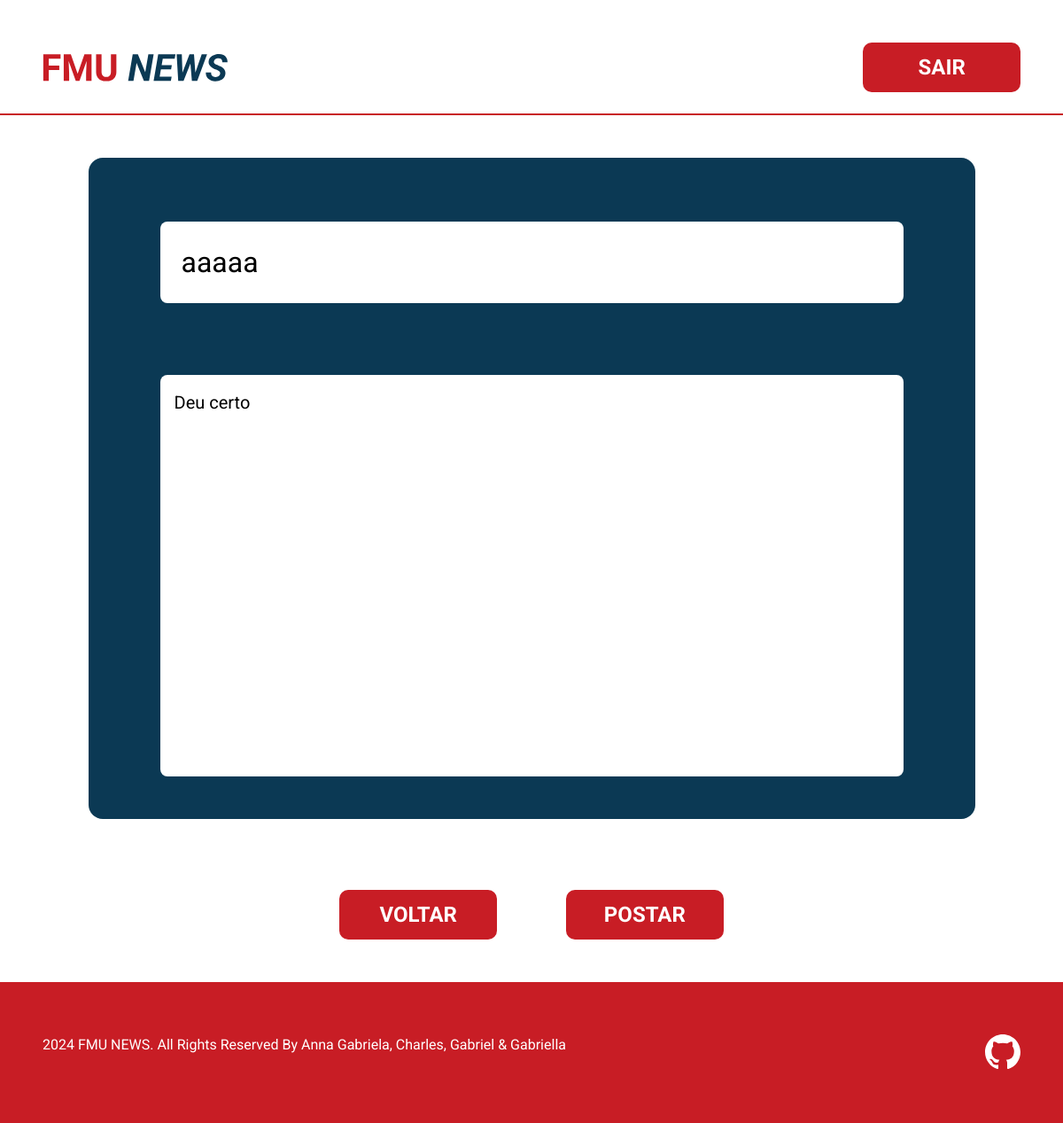
The page /editar.php?id_post=1 on the database as committed earlier.
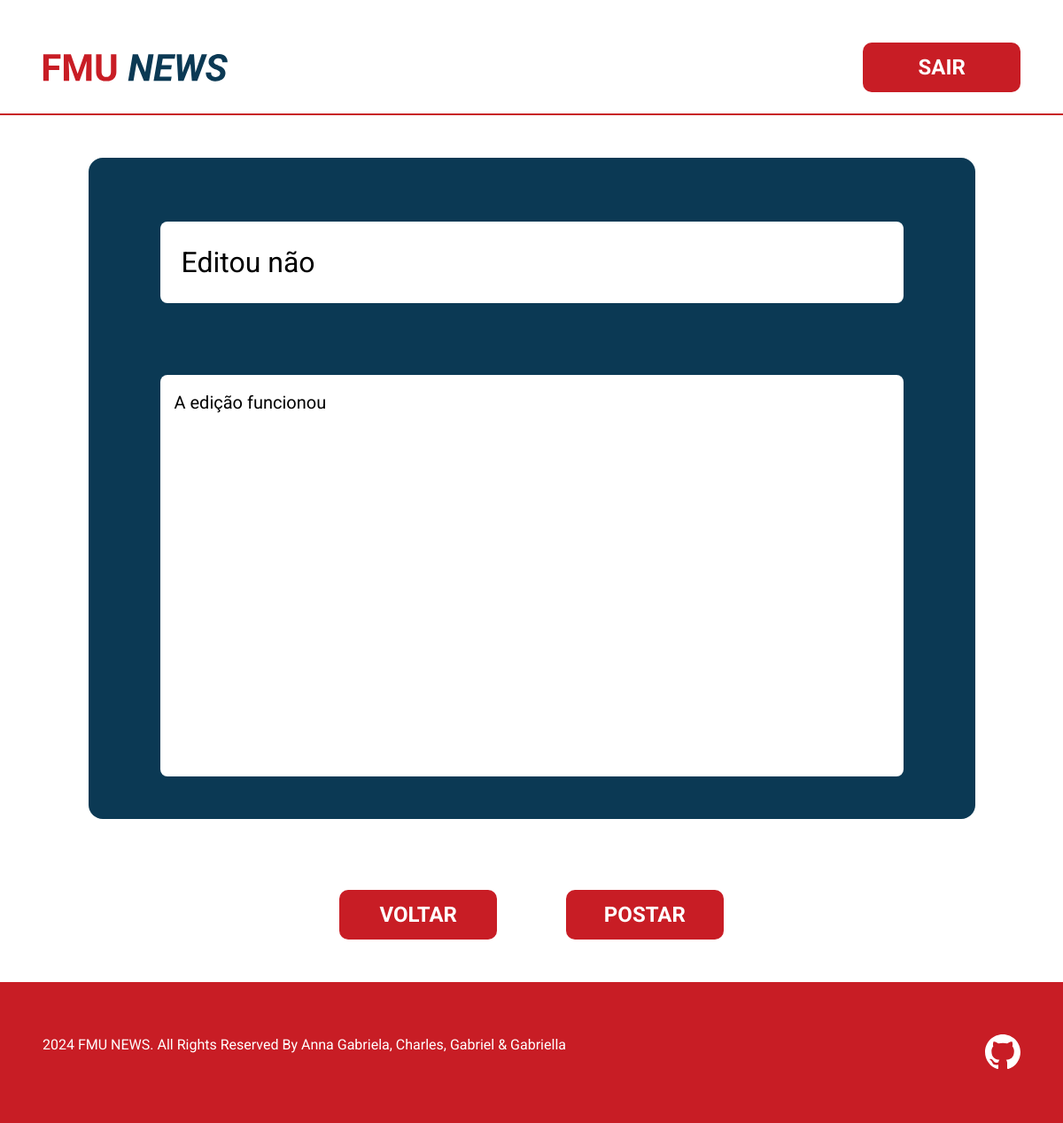
The same page on the database as committed later.
### tables this page shows
CREATE TABLE `post` (
  `id_post` int(11) NOT NULL,
  `postagem` text NOT NULL,
  `id_cliente` int(11) NOT NULL,
  `titulo` varchar(200) NOT NULL
);

### editar.php (the view, shortened to what this page needs)
<?php
    include_once 'conexao.php';
    $id =  isset($_GET['id_post']) ? ($_GET['id_post']) : 0;
    $select = $con -> prepare('SELECT * FROM post WHERE id_post=?');
    $select -> execute([$id]);
    $resultado = $select -> fetch();
?>
<!DOCTYPE html>
<html lang="pt-br">
<head>
  <link href="https://cdn.jsdelivr.net/npm/bootstrap@5.3.3/dist/css/bootstrap.min.css" rel="stylesheet"
>
  <link rel="stylesheet" href="./assets/css/nova-noticia-style.css">
</head>
<body>
  <header class="borda-vermelha border-2 border-top-0 border-end-0 border-start-0 mb-5">
    <div class="d-flex justify-content-between align-items-center m-5 mb-4 cabecalho">
      <a href="index.php"><img src="./assets/imagens/logo.svg" alt="Logo do FMU News com o FMU na cor vermelha e o News na cor azul"></a>
      <a href="./logout.php"><button class="botao-estilo botao-cadastro borda-raio fw-bold">SAIR</button></a>
    </div>
  </header>
  <main>
    <form action="editaNoticia.php" method="post" class="d-flex align-items-center justify-content-center flex-column gap-main" id="nova-noticia">
      <div class="inserir-noticia d-flex align-items-center flex-column fundo-azul rounded-4 justify-content-center">
        <div class="titulo-noticia mt-5 m-0 d-flex flex-column">
          <input id="noticia-titulo" name="titulo" type="text" placeholder="Digite o título da notícia" class="rounded-3 px-4 texto-preto fonte-32" value="<?= $resultado['titulo']; ?>">
        </div>
        <div class="conteudo-noticia mb-5 m-0 d-flex flex-column" >
          <textarea id="noticia-descricao" name="descricao" placeholder="Digite o conteúdo da notícia" class="rounded-3 p-3 fonte-20 area-redimensionar texto-preto"><?= htmlspecialchars($resultado['postagem']); ?></textarea>
        </div>
      </div>
      <div class="botoes d-flex align-items-center justify-content-center">
        <a href="./todas-noticias.php"><button class="botao-estilo botao-cadastro borda-raio fw-bold">VOLTAR</button></a>
        <button type="submit" id="noticia-modal" class="botao-estilo botao-cadastro borda-raio fw-bold">POSTAR</button>
      </div>
    </form>
  </main>
  <footer
    class="fundo-vermelho mt-5 d-flex justify-content-between align-items-center w-100">
    <p class="texto-branco fonte-16 ms-5">2024 FMU NEWS. All Rights Reserved By Anna Gabriela, Charles, Gabriel &
      Gabriella</p>
    <a href="https://github.com/annaagabi/fmu-news" target="_blank" class="me-5"><img src="./assets/imagens/github.svg"
        alt="Logo do github na cor branca"></a>
  </footer>
</body>
</html>

Rows that differ between the two databases and show on the page:
changed post: titulo "aaaaa" → "Editou não"; descricao "Deu certo" → "A edição funcionou"
